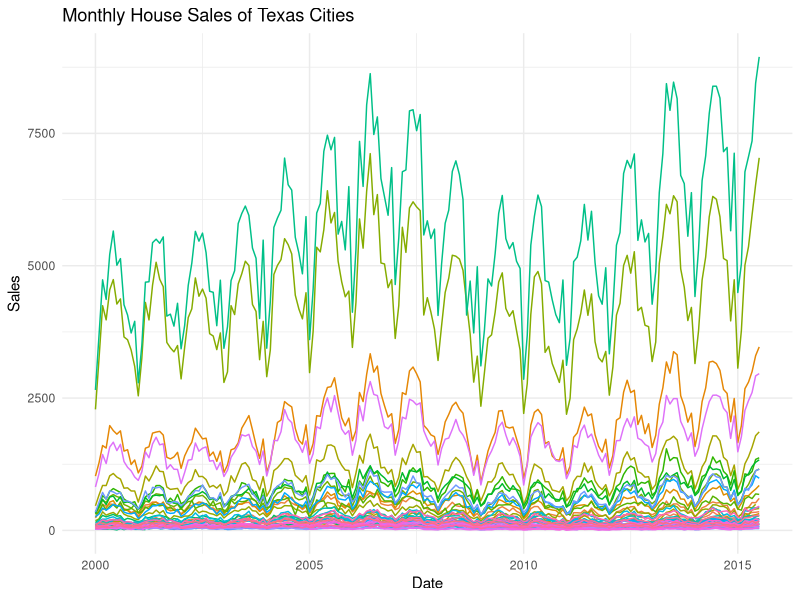
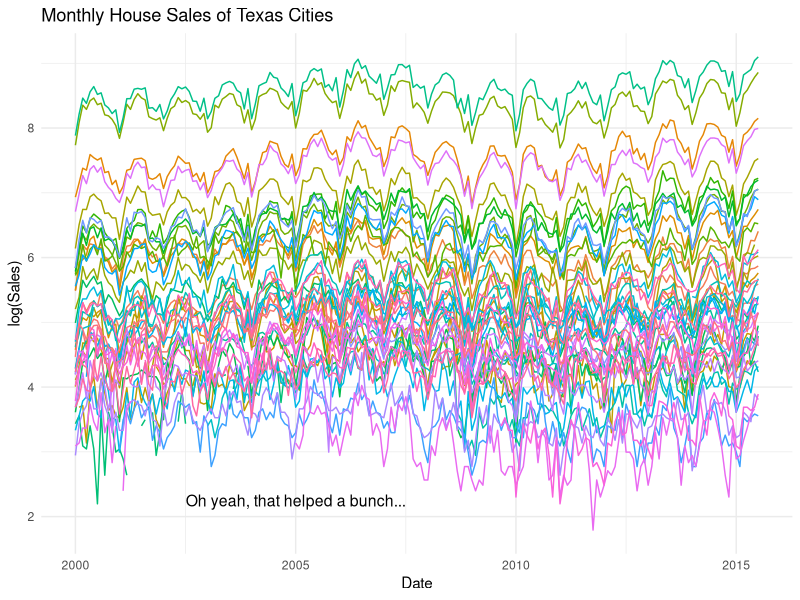
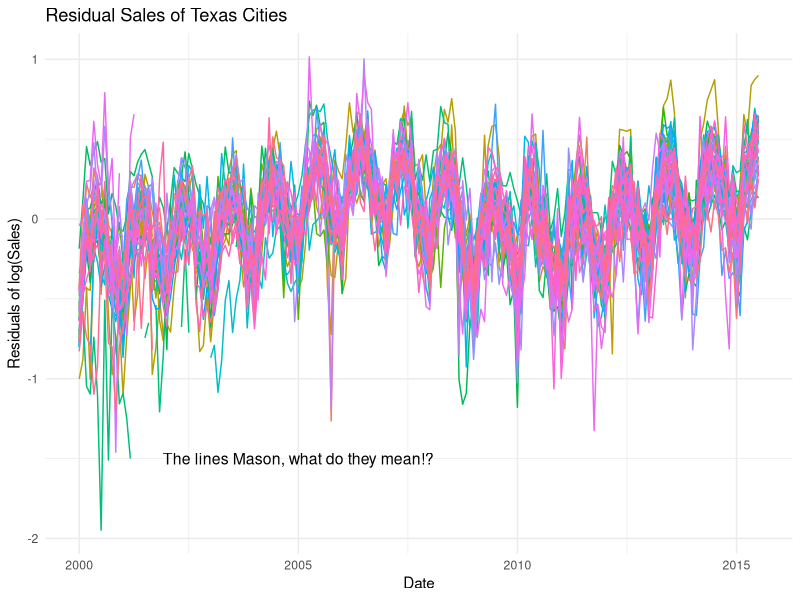
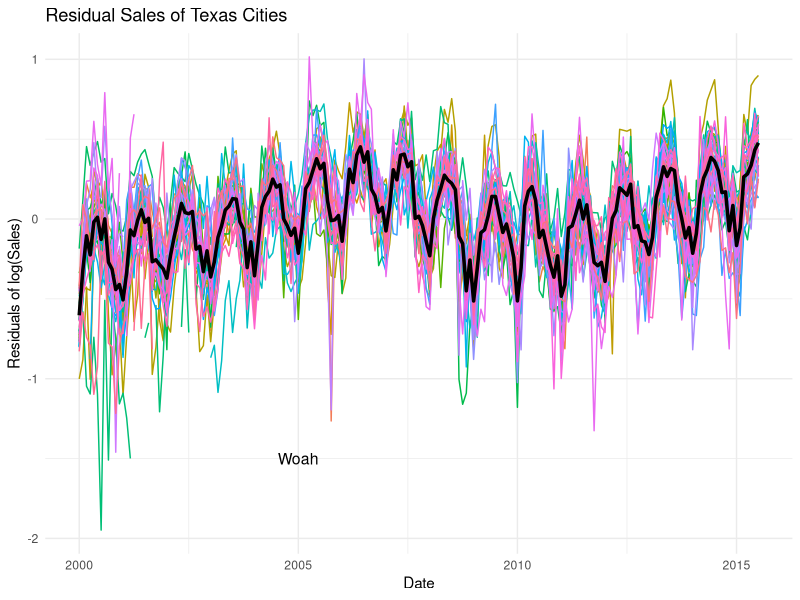
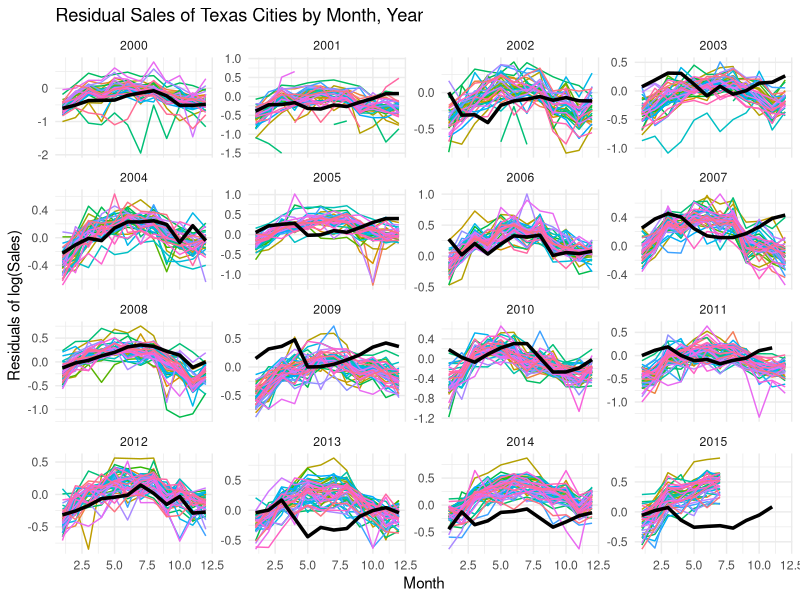
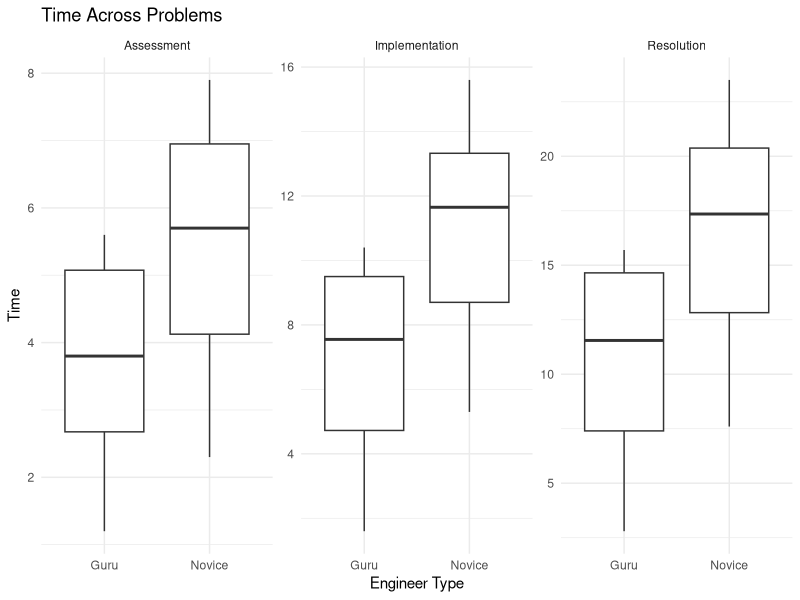
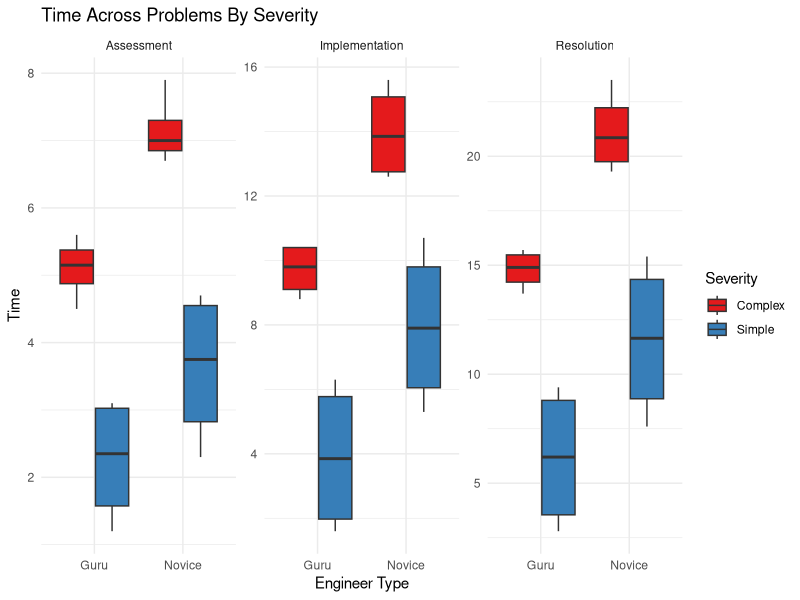
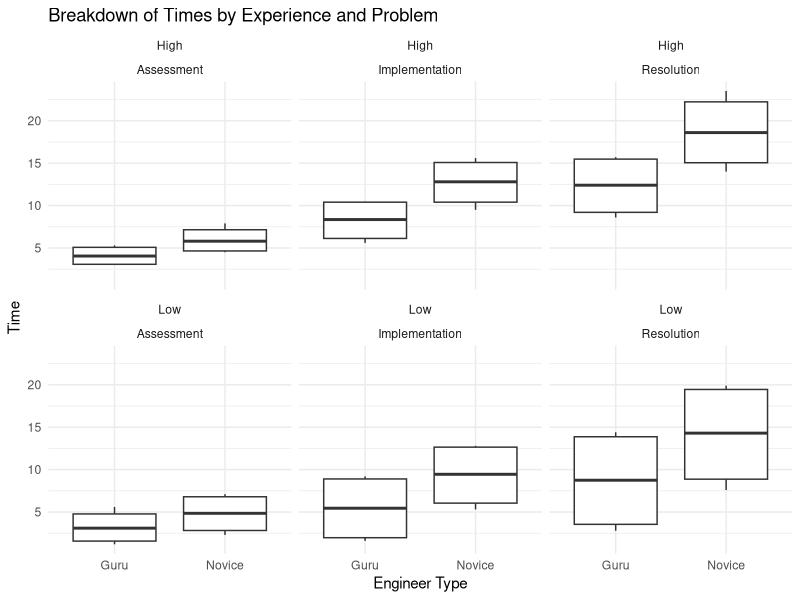

The R script that drew these images, in order: (Note: this script raises an error after producing the figures.)
## ---- chunk 1
library(ggplot2)
library(dplyr)
attach(txhousing)

# txhousing <- na.omit(txhousing, cols = c("sales", "city"))

ggplot(txhousing, aes(x = date, y = sales, color = city)) +
  geom_line() +
  labs(title = "Monthly House Sales of Texas Cities",
       x = "Date",
       y = "Sales",
       color = "City") +
  theme_minimal() +
  theme(legend.position = "none")

length(unique(txhousing$city))

lowCities <- txhousing |>
  group_by(city) |> 
  summarize(avgSales = mean(sales, na.rm = TRUE)) |>
  filter(avgSales < 2500) |> 
  nrow()

lowCities
## ---- chunk 2
ggplot(txhousing, aes(x = date, y = log(sales), color = city)) +
  geom_line() +
  labs(title = "Monthly House Sales of Texas Cities",
       x = "Date",
       y = "log(Sales)",
       color = "City") +
  theme_minimal() +
  theme(legend.position = "none") + 
  annotate("text", x = 2005, y = 2.25, label = "Oh yeah, that helped a bunch...", size = 4, hjust = 0.5)
## ---- chunk 3
# use seq_along to keep order to the index used in the udf 
# but effectively the index = INDEX = "city" 
residualsList <- tapply(X = seq_along(txhousing$sales),
                        INDEX = txhousing$city,
                        FUN = function(index) {
                          lm_fit <- lm(log(txhousing$sales[index]) ~ txhousing$month[index], na.action = na.exclude)
                          residuals(lm_fit)
                          }
                        )

txhousing$rel_sales <- unlist(residualsList)

ggplot(txhousing, aes(x = date, y = rel_sales, color = city)) +
  geom_line() +
  labs(title = "Residual Sales of Texas Cities",
       x = "Date",
       y = "Residuals of log(Sales)",
       color = "City") +
  theme_minimal() +
  theme(legend.position = "none") + 
  annotate("text", x = 2005, y = -1.5, label = "The lines Mason, what do they mean!?", size = 4, hjust = 0.5)
## ---- chunk 4
# Fighting the urge to use DB language and group_by...
# mean_rel_sales <- txhousing |>
#   group_by(date) |>
#   summarise(mean_rel_sales = mean(rel_sales, na.rm = TRUE))

# I'll give in to the underscore instead of Camel case...
# since it must be called rel_sales
mean_rel_sales <- data.frame(
  date = unique(txhousing$date),
  mean_rel_sales = tapply(txhousing$rel_sales, txhousing$date, mean, na.rm = TRUE)
)

# Plot the time series of 'rel_sales' for each city and add the mean curve
ggplot(txhousing, aes(x = date, y = rel_sales, color = city)) +
  geom_line() +
  geom_line(data = mean_rel_sales, aes(x = date, y = mean_rel_sales), color = "black", size = 1.2, linetype = "solid") +
  labs(title = "Residual Sales of Texas Cities",
       x = "Date",
       y = "Residuals of log(Sales)",
       color = "City") +
  theme_minimal() +
  theme(legend.position = "none") +
  annotate("text", x = 2005, y = -1.5, label = "Woah", size = 4, hjust = 0.5)
## ---- chunk 5
# could also dplyr it, but I don't want to annoy the grading gods
# Oh Gautham, I lament: Have mercy! 
# mean_curve <- txhousing |>
#   group_by(year, month) |>
#   summarize(mean_rel_sales = mean(rel_sales, na.rm = TRUE), .groups = "drop")

mean_rel_sales <- data.frame(
  year = rep(unique(txhousing$year), each = 12),
  month = 1:12,
  mean_rel_sales = as.numeric(tapply(X = txhousing$rel_sales, 
                                     INDEX = list(txhousing$year, txhousing$month), 
                                     FUN = mean, 
                                     na.rm = TRUE))
)

mean_rel_sales <- na.omit(mean_rel_sales)

ggplot(txhousing, aes(x = month, y = rel_sales, color = city)) +
  geom_line() +
  geom_line(data = mean_rel_sales, aes(x = month, y = mean_rel_sales), 
            color = "black", size = 1.2, linetype = "solid") +
  labs(title = "Residual Sales of Texas Cities by Month, Year",
       x = "Month",
       y = "Residuals of log(Sales)",
       color = "City") +
  facet_wrap(~ year, scales = "free_y") +
  theme_minimal() +
  theme(legend.position = "none")
## ---- chunk 6
breakdown <- read.table("breakdown.dat")
names(breakdown) <- c("Problem", "Severity", "Engineer", "Assessment","Implementation","Resolution")
## ---- chunk 7
library(reshape2)
library(ggplot2)

breakdown_long <- melt(data = breakdown, 
                       id.vars = c("Problem", "Severity", "Engineer"),
                       measure.vars = c("Assessment", "Implementation", "Resolution"),
                       variable.name = "Thing", 
                       value.name = "Time")

ggplot(breakdown_long, aes(x = Engineer, y = Time)) +
  geom_boxplot() +
  facet_wrap(~ Thing, scales = "free_y") +
  labs(y = "Time", x = "Engineer Type", title = "Time Across Problems") +
  theme_minimal()
## ---- chunk 8
ggplot(breakdown_long, aes(x = Engineer, y = Time, fill = Severity)) +
  geom_boxplot(position = position_dodge(width = 0.8)) +
  facet_wrap(~ Thing, scales = "free_y") +
  labs(y = "Time", x = "Engineer Type", title = "Time Across Problems By Severity") +
  scale_fill_brewer(palette = "Set1", name = "Severity") +
  theme_minimal()
## ---- chunk 9
ggplot(breakdown_long, aes(x = Engineer, y = Time)) +
  geom_boxplot() +
  facet_wrap(Problem ~ Thing, scales = "fixed") +
  labs(title = "Breakdown of Times by Experience and Problem",
       x = "Engineer Type",
       y = "Time"
       ) +
  theme_minimal()

## ---- chunk 10
ggplot(breakdown_long, aes(x = Engineer, y = Time, fill = Severity)) +
  geom_boxplot(position = position_dodge(width = 0.8)) +
  facet_grid(Problem ~ Thing, scales = "free_y") +
  scale_y_continuous(
    name = "Time",
    sec.axis = sec_axis(~ ., name = "Problem",)  
  ) + 
  labs(x = "Engineer Type", title = "Breakdown of Time Across Problems By Severity and Problem") +
  scale_fill_brewer(palette = "Set1", name = "Severity") +
  theme_minimal() +
  theme(axis.text.x = element_text(angle = 45, hjust = 1))
## ---- chunk 11
knitr::include_graphics("spiderman.jpg")
